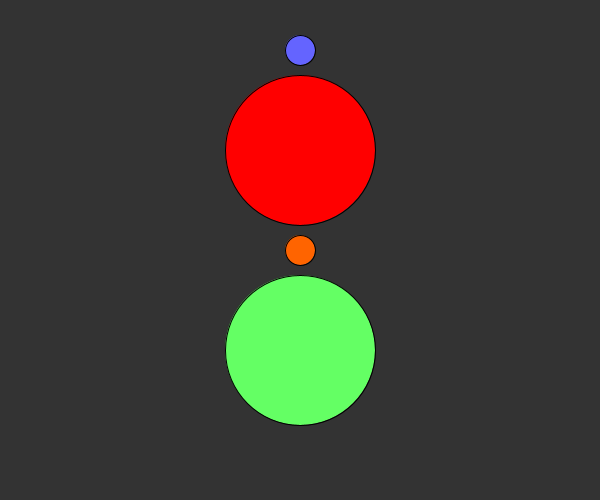
Frame 1 (no input)
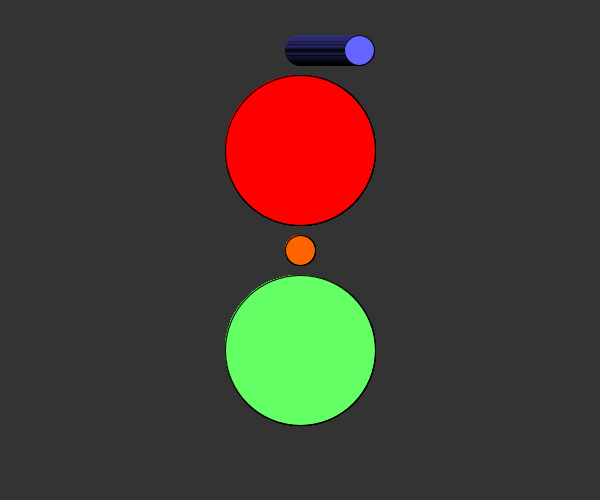
Frame 60 (the mouse pressed at the canvas centre just before this capture)
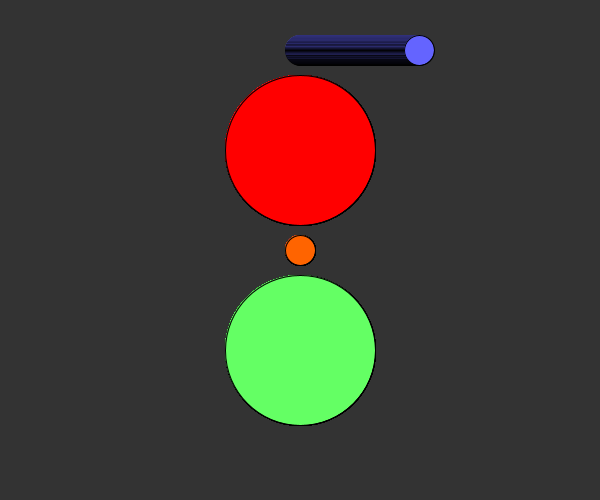
Frame 120 (the mouse held since frame 60 and released just before this capture)

The Processing sketch that drew these frames (run headless with seeded random() and noise(); from frame 60 on, the mouse is pressed at the canvas centre):

// Processing sketch: argumentos
// ── argumentos.pde
Ball b1;
Ball b2;
Ball b3;
Ball b4;

void setup() {
  background(51);
  size (600, 500);
  b1 = new Ball(300, 50, 30, 30, color(100, 100, 255), 1);
  b2 = new Ball(300, 150, 150, 150, color(255, 0, 0), 0);
  b3 = new Ball(300, 250, 30, 30, color(255, 100, 0), 0);
  b4 = new Ball(300, 350, 150, 150, color(100, 255, 100), 0);
}

void draw() {
  b1.display();
  b1.caminha();
  b2.display();
  b3.display();
  b4.display();
}

class Ball {
  
  int pontoX, pontoY;
  int tamInicial, tamFinal;
  color col;
  int velocidade;

  Ball (int x, int y, int tamI, int tamF, color cor, int velo) {
    pontoX = x;
    pontoY = y;
    tamInicial = tamI;
    tamFinal = tamF;
    col = cor;
    velocidade = velo;
    
  }
  void display() {
    fill (col);
    ellipse(pontoX, pontoY, tamInicial, tamFinal);
  }
  
  void caminha() {
   pontoX = pontoX + velocidade;  
  }
}
